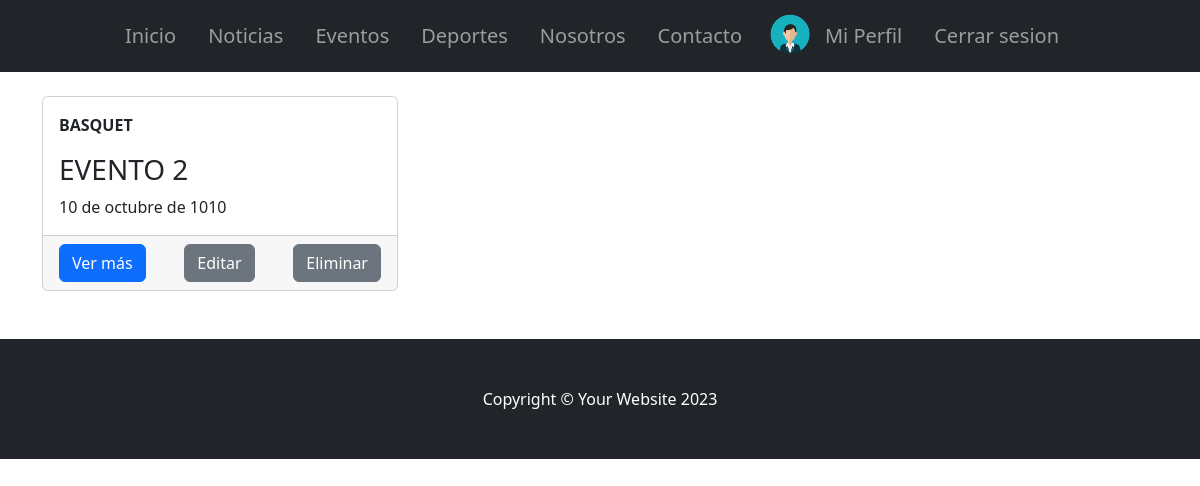
/AppClub/listarEventos/ (signed in), run on an earlier commit of the app's database.
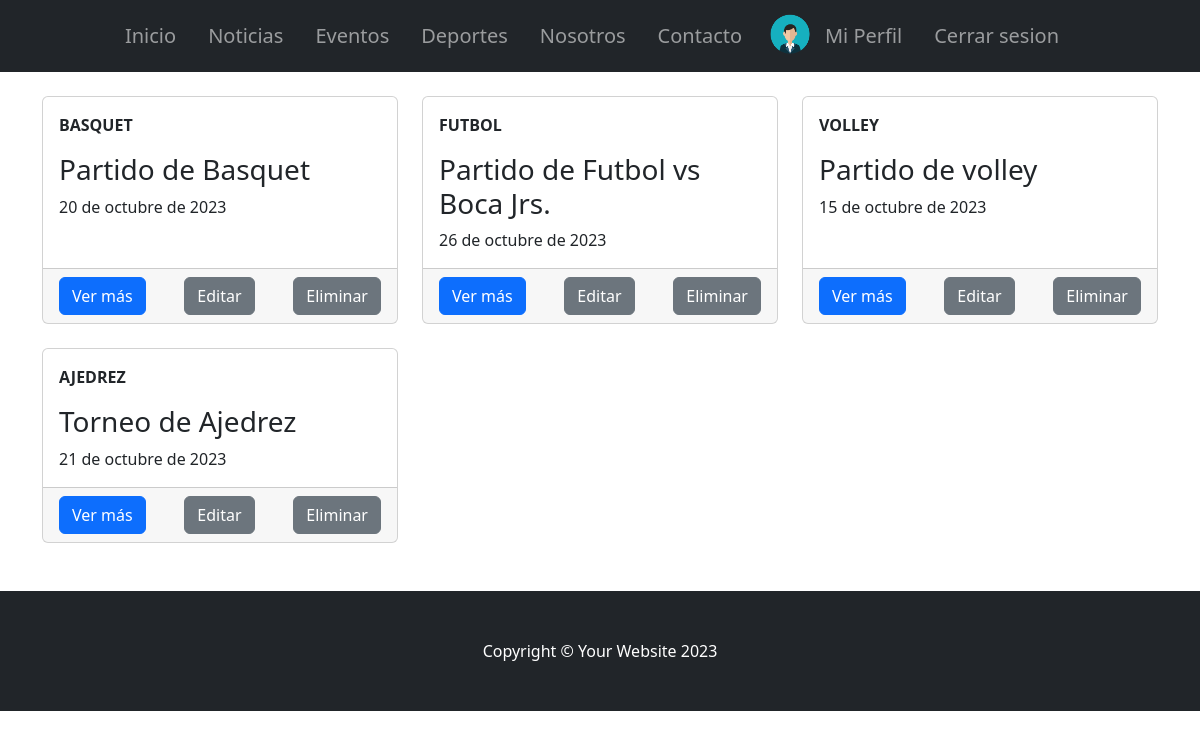
And on a later commit of the database.
### AppClub/models.py (models this page shows, shortened)
class Evento(models.Model):
    titulo = models.CharField(max_length=100)
    fecha = models.DateField()
    descripcion = models.TextField()
    deporte = models.ForeignKey(Deporte, on_delete=models.CASCADE, null=True)

class Deporte(models.Model):
    nombre = models.CharField(max_length=60)
    descripcion = models.CharField(max_length=60)
    categoria = models.CharField(max_length=60)
    def __str__(self):
        return f"{self.nombre}"

### AppClub/views.py (the view)
# urls.py: path("listarEventos/", EventoList.as_view(), name="listarEventos"),
class EventoList(ListView):
    model = Evento
    template_name = "evento_list.html"
    context_object_name = "eventos"

### AppClub/templates/evento_list.html (shortened to what this page needs)
{% extends 'padre.html' %}
{% block ContenidoQueCambia %}
<div class="container mt-4 mb-4">
    <div class="row">
        {% for evento in eventos %}
            <div class="col-lg-4 col-md-6 mb-4">
                <div class="card h-100">
                    <div class="card-body">
                        <p><strong style="text-transform: uppercase;">{{evento.deporte}}</strong></p>
                        <h3 class="card-title">{{ evento.titulo }}</h3>
                        <p class="card-text">{{ evento.fecha }}</p>
                    </div>
                    <div class="card-footer d-flex justify-content-between">
                        <a class="btn btn-primary btn-block" href="{% url 'detallarEventos' pk=evento.pk %}">Ver más</a>
                        {% if user.is_staff %}
                            <a class="btn btn-secondary btn-block" href="{% url 'actualizarEvento' evento.id %}">Editar</a>
                            <form action="{% url 'eliminarEventos' evento.id %}" method="post">
                                <button type="submit" class="btn btn-secondary btn-block">Eliminar</button>
                            </form>
                        {% endif %}
                    </div>
                </div>
            </div>
        {% empty %}
            <p>No hay eventos disponibles.</p>
        {% endfor %}
    </div>
</div>
{% endblock ContenidoQueCambia %}

### AppClub/templates/padre.html (shortened to what this page needs)
<!DOCTYPE html>
<html lang="en">
{% load static %}
<head>
    <link href="{% static 'css/styles.css' %}" rel="stylesheet" />
</head>
<body>
    {% include 'navbar.html' %}
        {% block ContenidoQueCambia %}
        {% endblock ContenidoQueCambia %}
    <footer class="py-5 bg-dark d-flex">
        <div class="container px-4 px-lg-5">
            <p class="m-0 text-center text-white">Copyright &copy; Your Website 2023</p>
        </div>
    </footer>
</body>
</html>

### AppClub/templates/navbar.html (shortened to what this page needs)
{% load static %}
        <nav class="navbar navbar-expand-lg navbar-dark bg-dark ">
            <div class="container px-5">
                <div class="collapse navbar-collapse" id="navbarSupportedContent">
                    <ul class="navbar-nav mx-auto mb-2 mb-lg-0">
                        <li class="navbar-brand"><a class="nav-link" href="{% url 'Inicio' %}">Inicio</a>
                        <li class="navbar-brand"><a class="nav-link" href="{% url 'listarNoticias' %}">Noticias</a>
                        <li class="navbar-brand"><a class="nav-link" href="{% url 'listarEventos' %}">Eventos</a>
                        <li class="navbar-brand"><a class="nav-link" href="{% url 'listarDeportes' %}">Deportes</a>
                        <li class="navbar-brand"><a class="nav-link" href="{% url 'about_us' %}">Nosotros</a>
                        <li class="navbar-brand"><a class="nav-link" href="{% url 'contacto' %}">Contacto</a>
                        {% if user.is_authenticated %}
                        {% if user.avatar %}
                        <li> <img src="{{ user.avatar.url }}" alt="{{ user.username }} Avatar" style="width: 50px; height: 50px; object-fit: cover; border-radius: 50%;">
                        </li>
                        {% else %}
                        <li><img src="{% static 'default_avatar.png' %}" height='50px' alt="Avatar por defecto"></li>
                        {% endif %}
                        <li class="navbar-brand"><a class="nav-link" href="{% url 'profile' %}">Mi Perfil</a>
                        <li class="navbar-brand"><a class="nav-link" href="{% url 'logout' %}">Cerrar sesion</a>
                        {% else %}
                        <li class="navbar-brand"><a class="nav-link" href="{% url 'login' %}">Iniciar sesion</a>
                        {% endif %}
                    </ul>
                </div>
            </div>
        </nav>

What changed in the data, as far as the page shows it:
changed Evento "BASQUET": titulo "EVENTO 2" → "Partido de Basquet"; fecha "10 de octubre de 1010" → "20 de octubre de 2023"
added Evento: deporte "FUTBOL", titulo "Partido de Futbol vs Boca Jrs.", fecha "26 de octubre de 2023"
added Evento: deporte "VOLLEY", titulo "Partido de volley", fecha "15 de octubre de 2023"
added Evento: deporte "AJEDREZ", titulo "Torneo de Ajedrez", fecha "21 de octubre de 2023"
